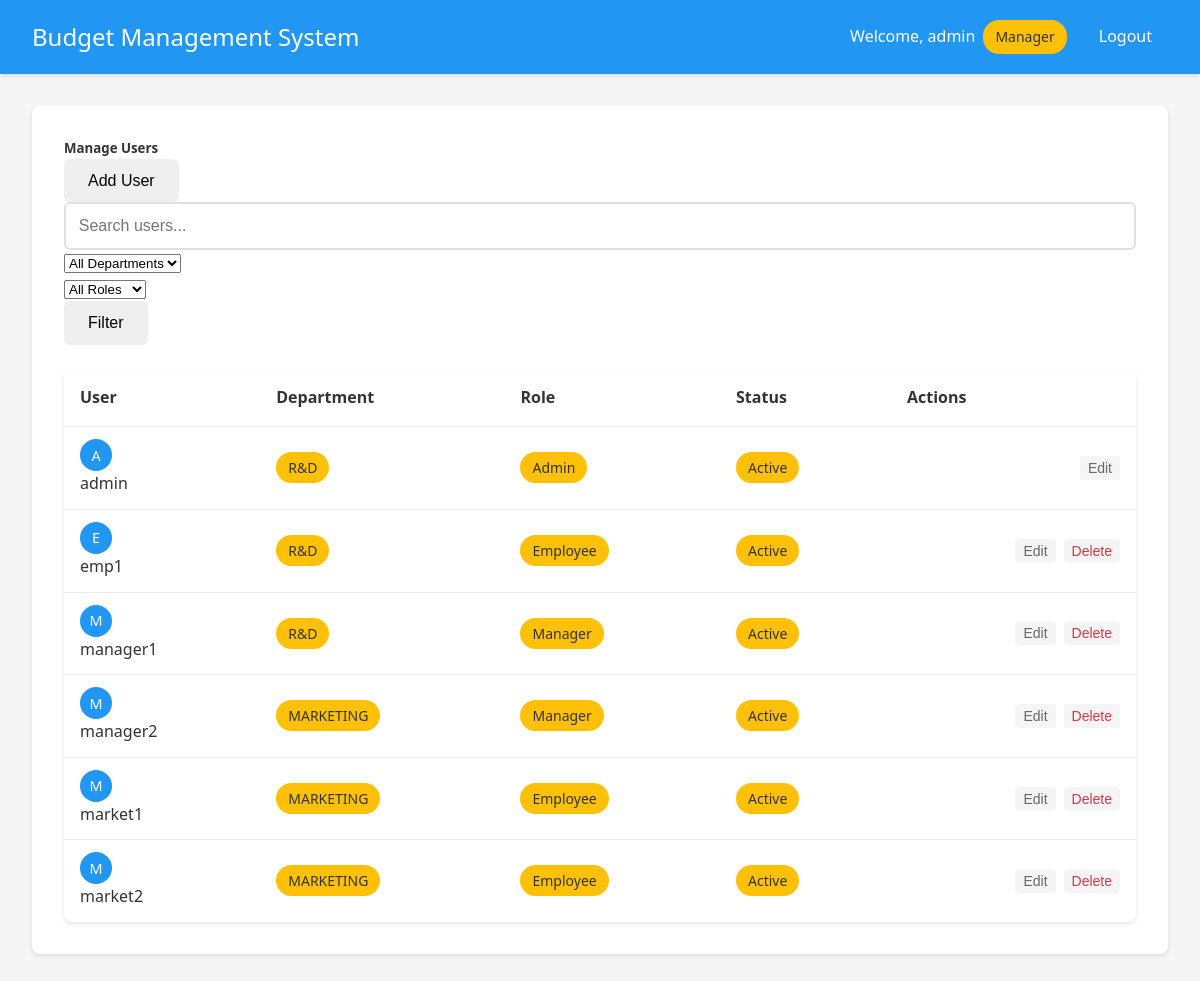
Before: /admin/users (signed in) with the older database file.
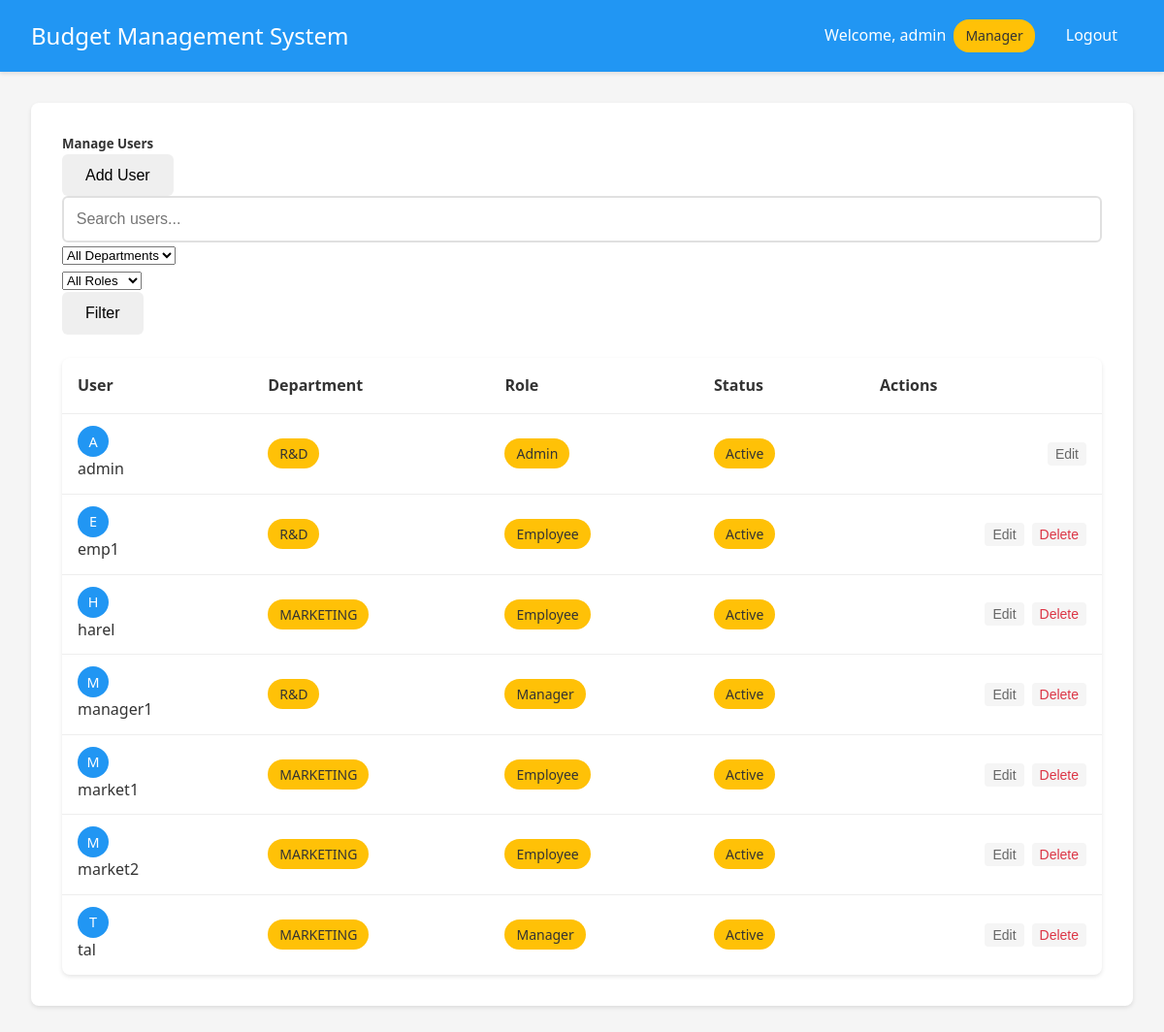
After: the same page with the newer database file.
### app.py (models this page shows, shortened)
class User(UserMixin, db.Model):
    __tablename__ = 'user'
    id = db.Column(db.Integer, primary_key=True)
    username = db.Column(db.String(80), unique=True, nullable=False)
    password = db.Column(db.String(120), nullable=False)
    is_manager = db.Column(db.Boolean, default=False)
    is_admin = db.Column(db.Boolean, default=False)
    department_id = db.Column(db.Integer, db.ForeignKey('department.id'))
    status = db.Column(db.String(20), default='active')  # active, inactive, pending
    submitted_expenses = db.relationship('Expense',
                                       primaryjoin='User.id==Expense.user_id',
                                       backref='submitter',
                                       lazy=True)
    handled_expenses = db.relationship('Expense',
                                     primaryjoin='User.id==Expense.manager_id',
                                     backref='handler',
                                     lazy=True)

class Department(db.Model):
    __tablename__ = 'department'
    id = db.Column(db.Integer, primary_key=True)
    name = db.Column(db.String(100), nullable=False)
    budget = db.Column(db.Float, default=0.0)
    users = db.relationship('User', backref='department', lazy=True)
    categories = db.relationship('Category', backref='department', lazy=True)

### app.py (the view)
@app.route('/admin/users')
@login_required
def manage_users():
    if not current_user.is_admin:
        flash('Access denied. Admin privileges required.', 'danger')
        return redirect(url_for('index'))
    search = request.args.get('search', '').strip()
    department_filter = request.args.get('department', 'all')
    role_filter = request.args.get('role', 'all')
    query = User.query
    if search:
        search_pattern = f"%{search}%"
        query = query.filter(User.username.like(search_pattern))
    if department_filter != 'all':
        query = query.filter(User.department_id == department_filter)
    if role_filter == 'admin':
        query = query.filter(User.is_admin == True)
    elif role_filter == 'manager':
        query = query.filter(User.is_manager == True)
    elif role_filter == 'employee':
        query = query.filter(User.is_admin == False, User.is_manager == False)
    users = query.order_by(User.username).all()
    departments = Department.query.order_by(Department.name).all()
    return render_template('manage_users.html',
                         users=users,
                         departments=departments,
                         search=search,
                         department_filter=department_filter,
                         role_filter=role_filter)

### app.py (called while the page is built)
@login_manager.user_loader
def load_user(user_id):
    return User.query.get(int(user_id))

### templates/manage_users.html (shortened to what this page needs)
{% extends "base.html" %}
{% block content %}
<div class="container-fluid">
    <div class="row">
        <div class="col-12">
            <div class="card shadow-sm">
                <div class="card-header bg-primary text-white">
                    <div class="d-flex justify-content-between align-items-center mb-2">
                        <div>
                            <h5 class="d-inline mb-0">Manage Users</h5>
                        </div>
                        <button class="btn btn-light" onclick="toggleAddUserRow()">
                            Add User
                        </button>
                    </div>
                    <form method="GET" action="{{ url_for('manage_users') }}" class="mt-2">
                        <div class="row g-2">
                            <div class="col-md-5">
                                <div class="input-group">
                                    <input type="text" class="form-control" name="search"
                                           placeholder="Search users..." value="{{ search }}">
                                </div>
                            </div>
                            <div class="col-md-3">
                                <select class="form-select" name="department">
                                    <option value="all" {% if department_filter == 'all' %}selected{% endif %}>All Departments</option>
                                </select>
                            </div>
                            <div class="col-md-2">
                                <select class="form-select" name="role">
                                    <option value="all" {% if role_filter == 'all' %}selected{% endif %}>All Roles</option>
                                </select>
                            </div>
                            <div class="col-md-2">
                                <button type="submit" class="btn btn-light w-100">
                                    Filter
                                </button>
                            </div>
                        </div>
                    </form>
                </div>
                <div class="card-body">
                    <div class="table-responsive">
                        <table class="table table-hover align-middle">
                            <thead class="table-light">
                                <tr>
                                    <th scope="col">User</th>
                                    <th scope="col">Department</th>
                                    <th scope="col">Role</th>
                                    <th scope="col">Status</th>
                                    <th scope="col" class="text-end">Actions</th>
                                </tr>
                            </thead>
                            <tbody>
                                {% for user in users %}
                                <tr id="userRow{{ user.id }}" data-user-id="{{ user.id }}">
                                    <td class="view-mode">
                                        <div class="d-flex align-items-center">
                                            <div class="avatar-circle bg-primary text-white me-2">
                                                {{ user.username[0]|upper }}
                                            </div>
                                            <span class="username-text">{{ user.username }}</span>
                                        </div>
                                    </td>
                                    <td class="view-mode">
                                        {% if user.department %}
                                        <span class="badge bg-info">{{ user.department.name }}</span>
                                        {% else %}
                                        <span class="badge bg-secondary">None</span>
                                        {% endif %}
                                    </td>
                                    <td class="view-mode">
                                        {% if user.is_admin %}
                                        <span class="badge bg-danger">
                                            Admin
                                        </span>
                                        {% elif user.is_manager %}
                                        <span class="badge bg-success">
                                            Manager
                                        </span>
                                        {% else %}
                                        <span class="badge bg-primary">
                                            Employee
                                        </span>
                                        {% endif %}
                                    </td>
                                    <td class="view-mode">
                                        <span class="badge bg-success">Active</span>
                                    </td>
                                    <td class="text-end view-mode">
                                        <div class="action-buttons">
                                            <button class="btn btn-link btn-sm" onclick="toggleEditMode({{ user.id }})">
                                                Edit
                                            </button>
                                            {% if user.id != current_user.id %}
                                            <button class="btn btn-link btn-sm text-danger" onclick="deleteUser({{ user.id }})">
                                                Delete
                                            </button>
                                            {% endif %}
                                        </div>
                                    </td>
                                </tr>
                                {% endfor %}
                            </tbody>
                        </table>
                    </div>
                </div>
            </div>
        </div>
    </div>
</div>
{% endblock %}

### templates/base.html (shortened to what this page needs)
<!DOCTYPE html>
<html lang="en">
<head>
    <link rel="stylesheet" href="{{ url_for('static', filename='style.css') }}">
</head>
<body>
    <nav class="navbar">
        <div class="nav-brand">Budget Management System</div>
        <div class="nav-items">
            {% if current_user.is_authenticated %}
                <span class="user-info">
                    Welcome, {{ current_user.username }}
                    {% if current_user.is_manager %}
                        <span class="badge">Manager</span>
                    {% endif %}
                </span>
                <a href="{{ url_for('logout') }}" class="nav-link">Logout</a>
            {% else %}
                <a href="{{ url_for('login') }}" class="nav-link">Login</a>
            {% endif %}
        </div>
    </nav>
    <div class="content">
        {% block content %}{% endblock %}
    </div>
</body>
</html>

### static/style.css (style rules this page uses)
:root { --primary-color: #2196F3; --secondary-color: #FFC107; --success-color: #4CAF50; --danger-color: #f44336; --text-color: #333; --bg-color: #f5f5f5; --card-bg: #ffffff; --background-light: #f8f9fa; }
* { margin: 0; padding: 0; box-sizing: border-box; transition: all 0.3s ease; }
body { font-family: 'Segoe UI', Roboto, Arial, sans-serif; background-color: var(--bg-color); color: var(--text-color); line-height: 1.6; }
.card { background-color: var(--card-bg); border-radius: 8px; box-shadow: 0 2px 4px rgba(0,0,0,0.1); padding: 2rem; margin-bottom: 2rem; }
input[type="text"], input[type="password"], input[type="number"], textarea { width: 100%; padding: 0.8rem; border: 2px solid #e0e0e0; border-radius: 6px; font-size: 1rem; transition: border-color 0.3s ease; }
.button, button { display: inline-flex; align-items: center; justify-content: center; padding: 0.8rem 1.5rem; border: none; border-radius: 6px; font-size: 1rem; font-weight: 500; cursor: pointer; text-decoration: none; transition: transform 0.2s ease, box-shadow 0.2s ease; }
table { width: 100%; border-collapse: separate; border-spacing: 0; margin-top: 1.5rem; background-color: var(--card-bg); border-radius: 8px; overflow: hidden; box-shadow: 0 2px 4px rgba(0,0,0,0.1); }
th, td { padding: 1rem; text-align: left; border-bottom: 1px solid #e0e0e0; }
th { background-color: #f8f9fa; font-weight: 600; color: var(--text-color); }
tr:last-child td { border-bottom: none; }
.navbar { background-color: var(--primary-color); padding: 1rem 2rem; color: white; display: flex; justify-content: space-between; align-items: center; box-shadow: 0 2px 4px rgba(0,0,0,0.1); }
.nav-brand { font-size: 1.5rem; font-weight: 500; }
.nav-items { display: flex; align-items: center; gap: 1rem; }
.user-info { display: flex; align-items: center; gap: 0.5rem; }
.badge { background-color: var(--secondary-color); color: var(--text-color); padding: 0.25rem 0.5rem; border-radius: 4px; font-size: 0.8rem; font-weight: 500; }
.nav-link { color: white; text-decoration: none; padding: 0.5rem 1rem; border-radius: 4px; transition: background-color 0.3s; }
.content { padding: 2rem; }
.avatar-circle { width: 32px; height: 32px; border-radius: 50%; display: flex; align-items: center; justify-content: center; font-weight: bold; background-color: var(--primary-color); color: white; font-size: 0.9rem; text-transform: uppercase; }

### templates/manage_users.html (style rules this page uses)
.avatar-circle { width: 32px; height: 32px; border-radius: 50%; display: flex; align-items: center; justify-content: center; font-weight: 500; }
.action-buttons { display: flex; gap: 10px; justify-content: flex-end; align-items: center; }
.card { border: none; transition: transform 0.2s ease, box-shadow 0.2s ease; }
.table th { font-weight: 600; }
.badge { font-size: 0.875rem; font-weight: 500; padding: 6px 12px; border-radius: 16px; }
.action-buttons { display: flex; justify-content: flex-end; gap: 8px; }
.action-buttons .btn-link { padding: 4px 8px; text-decoration: none; color: #666; background: #f5f5f5; border-radius: 4px; font-size: 0.875rem; transition: all 0.2s ease; }
.action-buttons .btn-link.text-danger { color: #dc3545; }
.table td { padding: 12px 16px; vertical-align: middle; }
.table > :not(caption) > * > * { background: none; box-shadow: none; border-bottom-color: #eee; }

Changed rows visible on the page:
removed User: username "M", username "manager2", department.name "MARKETING", is_admin "Manager"
added User: username "H", username "harel", department.name "MARKETING", is_admin "Employee"
added User: username "T", username "tal", department.name "MARKETING", is_admin "Manager"
